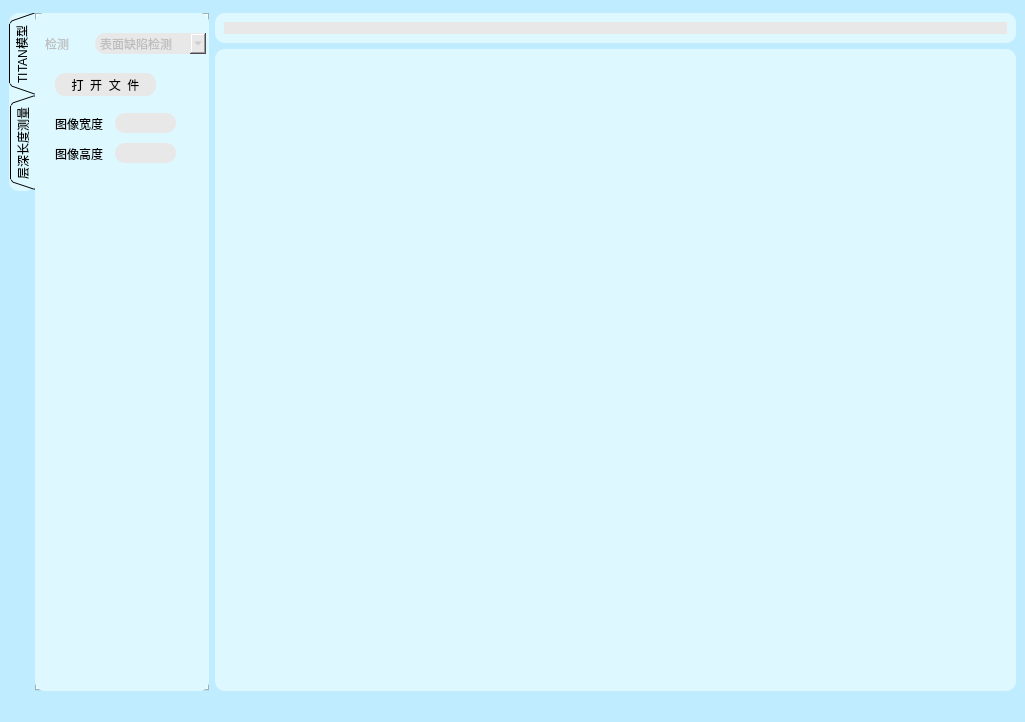
<?xml version="1.0" encoding="UTF-8"?>
<ui version="4.0">
 <class>MainWindow</class>
 <widget class="QMainWindow" name="MainWindow">
  <property name="geometry">
   <rect>
    <x>0</x>
    <y>0</y>
    <width>1025</width>
    <height>722</height>
   </rect>
  </property>
  <property name="sizePolicy">
   <sizepolicy hsizetype="Preferred" vsizetype="Ignored">
    <horstretch>0</horstretch>
    <verstretch>0</verstretch>
   </sizepolicy>
  </property>
  <property name="windowTitle">
   <string>莱顿医学诊断系统</string>
  </property>
  <property name="styleSheet">
   <string notr="true">background-color: rgb(192, 236, 255);</string>
  </property>
  <widget class="QWidget" name="centralwidget">
   <layout class="QHBoxLayout" name="horizontalLayout">
    <item>
     <widget class="QTabWidget" name="tabWidget">
      <property name="enabled">
       <bool>true</bool>
      </property>
      <property name="maximumSize">
       <size>
        <width>200</width>
        <height>16777215</height>
       </size>
      </property>
      <property name="tabletTracking">
       <bool>false</bool>
      </property>
      <property name="contextMenuPolicy">
       <enum>Qt::DefaultContextMenu</enum>
      </property>
      <property name="acceptDrops">
       <bool>false</bool>
      </property>
      <property name="layoutDirection">
       <enum>Qt::LeftToRight</enum>
      </property>
      <property name="styleSheet">
       <string notr="true">background-color: rgb(221, 249, 255);
border-radius: 10px;</string>
      </property>
      <property name="tabPosition">
       <enum>QTabWidget::West</enum>
      </property>
      <property name="tabShape">
       <enum>QTabWidget::Triangular</enum>
      </property>
      <property name="currentIndex">
       <number>0</number>
      </property>
      <property name="elideMode">
       <enum>Qt::ElideNone</enum>
      </property>
      <widget class="QWidget" name="tab_TITAN">
       <attribute name="title">
        <string>TITAN模型</string>
       </attribute>
       <widget class="QComboBox" name="comboBox_surface">
        <property name="enabled">
         <bool>false</bool>
        </property>
        <property name="geometry">
         <rect>
          <x>60</x>
          <y>20</y>
          <width>111</width>
          <height>21</height>
         </rect>
        </property>
        <property name="styleSheet">
         <string notr="true">background-color: rgb(232, 232, 232);</string>
        </property>
        <item>
         <property name="text">
          <string>表面缺陷检测</string>
         </property>
        </item>
       </widget>
       <widget class="QLabel" name="label_3">
        <property name="enabled">
         <bool>false</bool>
        </property>
        <property name="geometry">
         <rect>
          <x>10</x>
          <y>23</y>
          <width>41</width>
          <height>16</height>
         </rect>
        </property>
        <property name="text">
         <string>检测</string>
        </property>
       </widget>
       <widget class="QTextEdit" name="textEdit_surfaceP">
        <property name="geometry">
         <rect>
          <x>0</x>
          <y>180</y>
          <width>181</width>
          <height>481</height>
         </rect>
        </property>
        <property name="sizePolicy">
         <sizepolicy hsizetype="Preferred" vsizetype="Fixed">
          <horstretch>0</horstretch>
          <verstretch>0</verstretch>
         </sizepolicy>
        </property>
       </widget>
       <widget class="QPushButton" name="btn_readImg">
        <property name="geometry">
         <rect>
          <x>20</x>
          <y>60</y>
          <width>101</width>
          <height>23</height>
         </rect>
        </property>
        <property name="styleSheet">
         <string notr="true">background-color: rgb(232, 232, 232);</string>
        </property>
        <property name="text">
         <string>打  开  文  件</string>
        </property>
       </widget>
       <widget class="QLineEdit" name="lineEdit_W">
        <property name="geometry">
         <rect>
          <x>80</x>
          <y>100</y>
          <width>61</width>
          <height>20</height>
         </rect>
        </property>
        <property name="styleSheet">
         <string notr="true">background-color: rgb(232, 232, 232);</string>
        </property>
        <property name="text">
         <string/>
        </property>
        <property name="frame">
         <bool>true</bool>
        </property>
        <property name="readOnly">
         <bool>true</bool>
        </property>
       </widget>
       <widget class="QLabel" name="label">
        <property name="geometry">
         <rect>
          <x>20</x>
          <y>105</y>
          <width>54</width>
          <height>12</height>
         </rect>
        </property>
        <property name="text">
         <string>图像宽度</string>
        </property>
       </widget>
       <widget class="QLineEdit" name="lineEdit_H">
        <property name="geometry">
         <rect>
          <x>80</x>
          <y>130</y>
          <width>61</width>
          <height>20</height>
         </rect>
        </property>
        <property name="styleSheet">
         <string notr="true">background-color: rgb(232, 232, 232);</string>
        </property>
        <property name="readOnly">
         <bool>true</bool>
        </property>
       </widget>
       <widget class="QLabel" name="label_2">
        <property name="geometry">
         <rect>
          <x>20</x>
          <y>135</y>
          <width>54</width>
          <height>12</height>
         </rect>
        </property>
        <property name="text">
         <string>图像高度</string>
        </property>
       </widget>
      </widget>
      <widget class="QWidget" name="tab_deepLenMeasure">
       <attribute name="title">
        <string>层深长度测量</string>
       </attribute>
      </widget>
     </widget>
    </item>
    <item>
     <layout class="QVBoxLayout" name="verticalLayout" stretch="1,0">
      <item>
       <widget class="QFrame" name="frame_2">
        <property name="maximumSize">
         <size>
          <width>16777215</width>
          <height>30</height>
         </size>
        </property>
        <property name="styleSheet">
         <string notr="true">background-color: rgb(221, 249, 255);
border-radius: 10px;</string>
        </property>
        <property name="frameShape">
         <enum>QFrame::Panel</enum>
        </property>
        <property name="frameShadow">
         <enum>QFrame::Raised</enum>
        </property>
        <layout class="QGridLayout" name="gridLayout_2">
         <item row="0" column="0">
          <widget class="QLineEdit" name="lineEdit_Hint">
           <property name="sizePolicy">
            <sizepolicy hsizetype="Preferred" vsizetype="Preferred">
             <horstretch>0</horstretch>
             <verstretch>0</verstretch>
            </sizepolicy>
           </property>
           <property name="styleSheet">
            <string notr="true">background-color: rgb(232, 232, 232);</string>
           </property>
           <property name="text">
            <string/>
           </property>
           <property name="frame">
            <bool>true</bool>
           </property>
           <property name="readOnly">
            <bool>true</bool>
           </property>
          </widget>
         </item>
        </layout>
       </widget>
      </item>
      <item>
       <widget class="QFrame" name="frame_img">
        <property name="maximumSize">
         <size>
          <width>16777215</width>
          <height>16777215</height>
         </size>
        </property>
        <property name="styleSheet">
         <string notr="true">background-color: rgb(221, 249, 255);
border-radius: 10px;</string>
        </property>
        <property name="frameShape">
         <enum>QFrame::Panel</enum>
        </property>
        <property name="frameShadow">
         <enum>QFrame::Raised</enum>
        </property>
        <layout class="QGridLayout" name="gridLayout">
         <item row="0" column="0">
          <widget class="QLabel" name="label_img">
           <property name="text">
            <string/>
           </property>
           <property name="alignment">
            <set>Qt::AlignCenter</set>
           </property>
          </widget>
         </item>
        </layout>
       </widget>
      </item>
     </layout>
    </item>
   </layout>
  </widget>
  <widget class="QStatusBar" name="statusbar"/>
  <widget class="QMenuBar" name="menubar">
   <property name="geometry">
    <rect>
     <x>0</x>
     <y>0</y>
     <width>1025</width>
     <height>23</height>
    </rect>
   </property>
   <widget class="QMenu" name="menu">
    <property name="title">
     <string/>
    </property>
   </widget>
   <addaction name="menu"/>
  </widget>
 </widget>
 <resources/>
 <connections/>
</ui>
